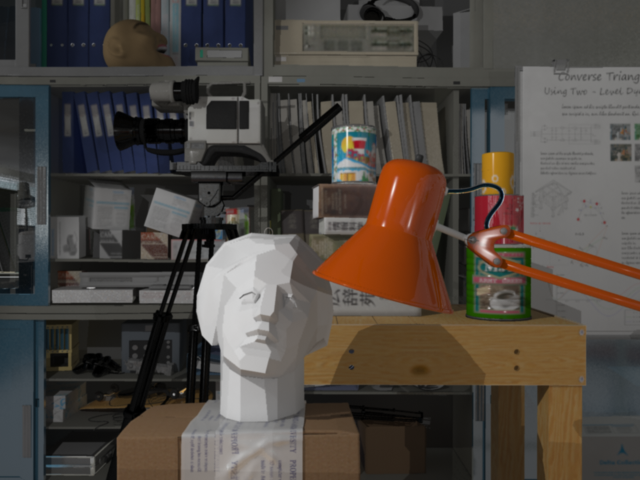
%> input picture HW4 - Stereo Vision/Materials/frame_1L.png, 640 x 480 px
$ octave main.m   (GNU Octave 9; MATLAB toolbox functions it lacks are replaced by stand-ins)
%> lines starting %> are read from the running program, lines starting %| are printed output that depends on the picture
%%%%%%%%%%%%%%%%%%%%%%%%%%%%%%%%%%%%%%%%%%%%%%
% Name: Dieu My Nguyen
% Semester: Spring 2019
% Course Number: CSCI 5722B
% Assignment 4: Stereo and Segmentation
% Instructor: Ioana Fleming
%%%%%%%%%%%%%%%%%%%%%%%%%%%%%%%%%%%%%%%%%%%%%%

frame1L = imread('Materials/frame_1L.png');
%> frame1L is the input picture: size 480x640x3 uint8; mean R, G, B 76.3, 69.7, 63.6
frame1LR = imread('Materials/frame_1LR.png');
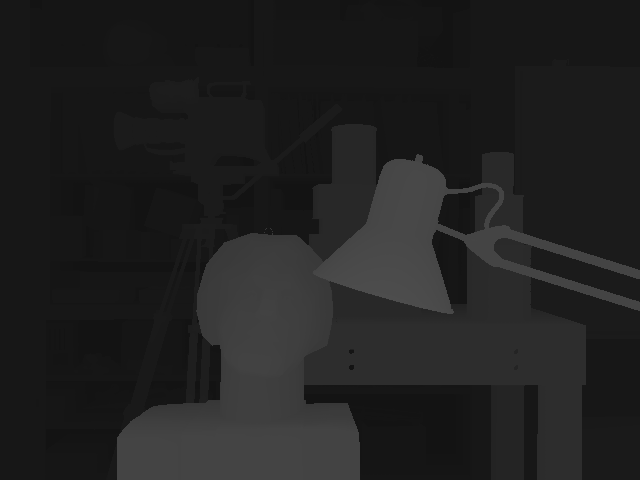
%> input picture HW4 - Stereo Vision/Materials/frame_1LR.png, 640 x 480 px
%> frame1LR is the input picture: size 480x640 uint8; min 19, max 77, mean 32.9
frame1R = imread('Materials/frame_1R.png');
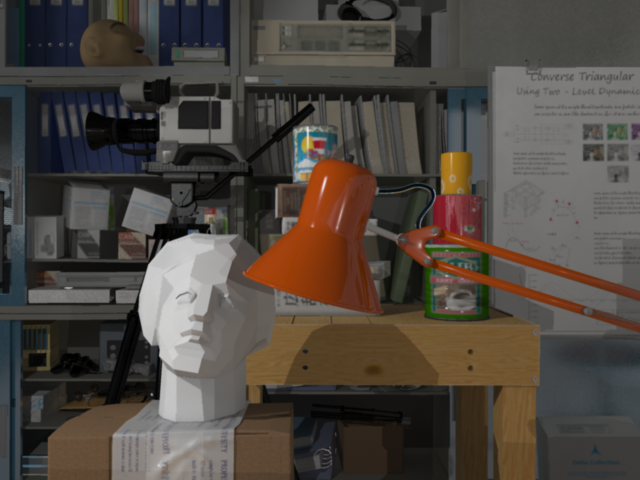
%> input picture HW1 - Genetic Algorithm/HW4 - Stereo Vision/Materials/frame_1R.png, 640 x 480 px
%> frame1R is the input picture: size 480x640x3 uint8; mean R, G, B 77.6, 70.6, 64.2
frame1RL = imread('Materials/frame_1RL.png');
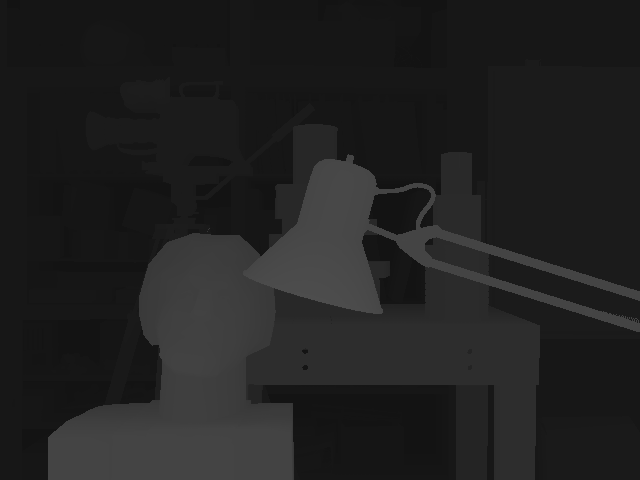
%> input picture HW1 - Genetic Algorithm/HW4 - Stereo Vision/Materials/frame_1RL.png, 640 x 480 px
%> frame1RL is the input picture: size 480x640 uint8; min 19, max 77, mean 33.1

% Task 1. Calculate disparity using the SSD algorithm
window_size = 1;

% Matlab's disparity function
%> (the run ends here)
